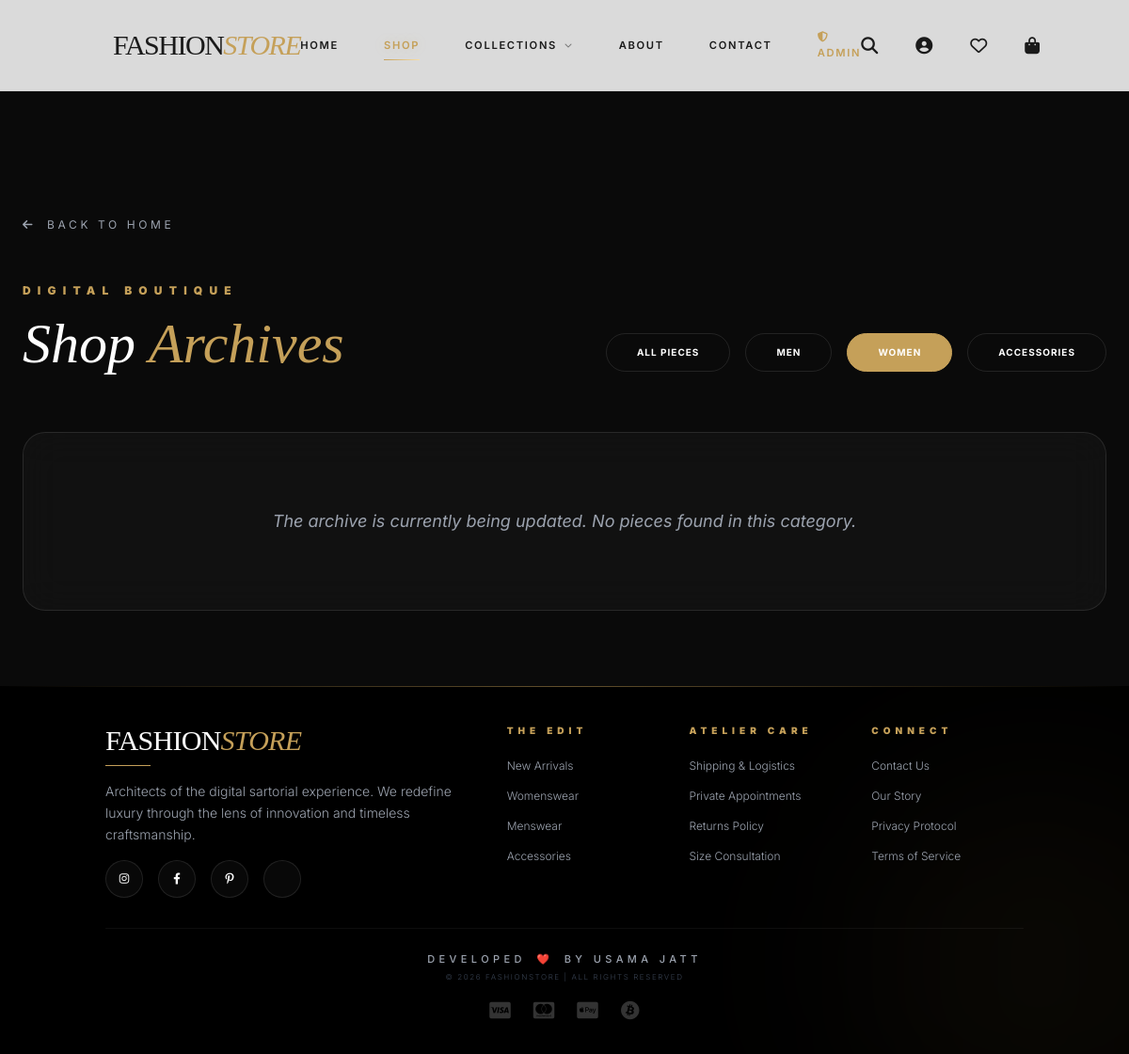
Page /shop.php?category=Women (signed in) on the earlier database version.
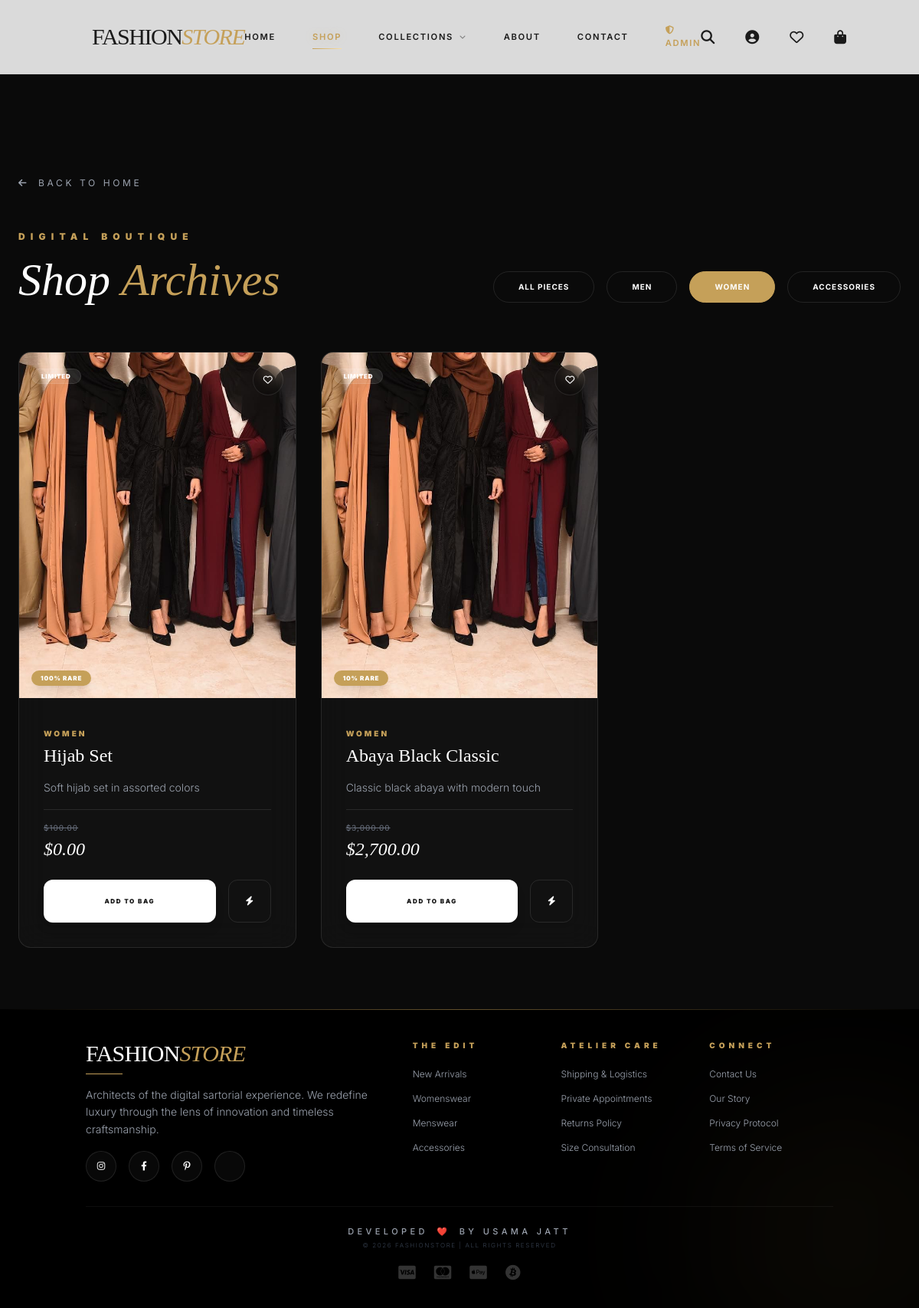
Same page on the later database version.
### tables this page shows
CREATE TABLE IF NOT EXISTS `product` (
  `id` int(11) NOT NULL AUTO_INCREMENT,
  `category` enum('Men', 'Women', 'Objects') NOT NULL,
  `productName` varchar(255) NOT NULL,
  `price` decimal(10,2) NOT NULL,
  `discountedPrice` decimal(10,2) DEFAULT NULL,
  `stock` int(11) NOT NULL DEFAULT 0,
  `description` text DEFAULT NULL,
  `file` varchar(255) NOT NULL,
  `created_at` timestamp NOT NULL DEFAULT current_timestamp(),
  PRIMARY KEY (`id`)
);

### auth/session.php (called while the page is built, shortened)
<?php
$root_path = rtrim(str_replace('\\', '/', dirname(__DIR__)), '/') . '/';
$normalized_root = str_replace('\\', '/', $root_path);
$normalized_doc_root = str_replace('\\', '/', $_SERVER['DOCUMENT_ROOT']);
$base_url = str_ireplace($normalized_doc_root, '', $normalized_root);
$base_url = '/' . trim($base_url, '/') . '/';
if ($base_url === '//') {
    $base_url = '/';
}

### components/product_card_user.php (the view, shortened to what the changed rows need)
<?php
function print_card_user($imagePath, $category, $name, $description, $price, $discountedPrice, $stock, $id, $iscarted = false, $iswishlisted = false)
{
    global $base_url;
    $discountPercent = $price > 0 && $discountedPrice < $price ? round((($price - $discountedPrice) / $price) * 100) : 0;
    $finalPrice = $discountedPrice ?: $price;
    $detailsUrl = $base_url . "product-details.php?id=" . $id;
    $cartBtn = $iscarted
        ? '<button class="flex-grow bg-white/10 text-gold py-4 px-4 text-[8px] font-black uppercase tracking-[0.2em] rounded-xl cursor-default backdrop-blur-md border border-white/5">In Archive</button>'
        : '<button onclick="addToCartAjax(' . $id . ')" id="cart-btn-' . $id . '" class="flex-grow bg-white text-luxury py-4 px-4 text-[8px] font-black uppercase tracking-[0.2em] rounded-xl hover:bg-gold hover:text-white transition-all duration-500 text-center shadow-lg">Add to Bag</button>';
    $wishlistIcon = $iswishlisted ? 'fas fa-heart text-gold' : 'far fa-heart';
    echo '
    <div class="glass rounded-2xl overflow-hidden group transition-all duration-500 hover:shadow-[0_20px_50px_rgba(197,160,89,0.2)] flex flex-col h-full">
        <div onclick="window.location.href=\'' . $detailsUrl . '\'" class="relative overflow-hidden aspect-[4/5] block cursor-pointer">
            <img src="' . $imagePath . '" alt="' . $name . '" class="w-full h-full object-cover transition-transform duration-[2s] group-hover:scale-110">
            <button onclick="event.stopPropagation(); toggleWishlistAjax(' . $id . ', this)" class="absolute top-4 right-4 w-10 h-10 bg-black/20 backdrop-blur-md border border-white/10 rounded-full flex items-center justify-center text-white hover:bg-gold hover:text-white transition-all duration-500 z-10">
                <i class="' . $wishlistIcon . ' text-[12px]"></i>
            </button>
            ' . ($discountPercent > 0 ? '<div class="absolute bottom-4 left-4 bg-gold text-white text-[8px] px-3 py-1 font-black tracking-widest uppercase rounded-full backdrop-blur-md shadow-lg">' . $discountPercent . '% Rare</div>' : '') . '
            <div class="absolute top-4 left-4">
                <span class="px-3 py-1 rounded-full text-[8px] font-black uppercase tracking-widest ' . ((int) $stock > 0 ? 'bg-white/10 text-white' : 'bg-red-500/20 text-red-500') . ' backdrop-blur-md border border-white/10">
                    ' . ((int) $stock > 0 ? 'Limited' : 'Exhausted') . '
                </span>
            </div>
        </div>
        <div class="p-8 flex flex-col flex-grow space-y-4">
            <div class="space-y-1">
                <span class="text-[10px] uppercase tracking-[0.3em] text-gold font-black">' . htmlspecialchars($category) . '</span>
                <div onclick="window.location.href=\'' . $detailsUrl . '\'" class="cursor-pointer"><h3 class="font-serif text-2xl text-white leading-tight group-hover:text-gold transition-colors duration-500">' . htmlspecialchars($name) . '</h3></div>
            </div>
            <p class="text-sm text-gray-400 font-light leading-relaxed flex-grow line-clamp-2">' . htmlspecialchars($description) . '</p>
            <div class="pt-4 border-t border-white/10">
                <div class="flex items-end justify-between mb-6">
                    <div>
                        ' . ($price > $finalPrice ? '<p class="text-[10px] line-through text-gray-500 uppercase tracking-widest mb-1">$' . number_format($price, 2) . '</p>' : '') . '
                        <p class="text-2xl font-serif text-white italic">$' . number_format($finalPrice, 2) . '</p>
                    </div>
                </div>
                <div class="flex gap-4">
                    ' . $cartBtn . '
                    <button onclick="window.location.href=\'' . $base_url . 'checkout.php?product_id=' . $id . '&qty=1\'" class="w-14 h-14 flex items-center justify-center border border-white/10 text-white rounded-xl hover:bg-gold hover:border-gold transition-all duration-500 group/icon shadow-sm" title="Quick Checkout">
                        <i class="fas fa-bolt text-xs group-hover/icon:scale-110 transition-transform"></i>
                    </button>
                </div>
            </div>
        </div>
    </div>
    ';
}
?>

### shop.php (shortened to what the changed rows need)
<?php
require_once("auth/session.php");
include("configshoppingstore.php");
include("components/product_card_user.php");
$category_filter = $_GET['category'] ?? 'All';
$query = "SELECT * FROM `product`";
$params = [];
if ($category_filter !== 'All') {
    $query .= " WHERE category = ?";
    $params[] = $category_filter;
}
$query .= " ORDER BY id DESC";
try {
    $stmt = $conn->prepare($query);
    $stmt->execute($params);
    $products = $stmt->fetchAll();
} catch (\Throwable $th) {
    $error = $th->getMessage();
}
?>
<!DOCTYPE html>
<html lang="en">
<head>
    <script src="https://cdn.tailwindcss.com"></script>
    <link rel="stylesheet" href="https://cdnjs.cloudflare.com/ajax/libs/font-awesome/6.4.0/css/all.min.css">
</head>
<body class="font-sans">
    <?php include 'components/header.php'; ?>
    <main class="pt-32 pb-20 px-6">
        <div class="container mx-auto max-w-7xl">
            <div class="flex flex-col md:flex-row justify-between items-end mb-16 gap-8">
                <div class="space-y-4">
                    <h1 class="font-serif text-6xl text-white italic">Shop <span class="text-gold">Archives</span></h1>
                </div>
            </div>
            <?php if (empty($products)): ?>
                <div class="glass rounded-3xl p-20 text-center">
                    <p class="text-gray-400 text-lg italic">The archive is currently being updated. No pieces found in this category.</p>
                </div>
            <?php else: ?>
                <div class="grid grid-cols-1 sm:grid-cols-2 lg:grid-cols-3 xl:grid-cols-4 gap-8">
                    <?php
                    foreach ($products as $value) {
                        $iscarted = false;
                        if ($user_id > 0) {
                            $cartStmt = $conn->prepare("SELECT 1 FROM `cart` WHERE product_id = ? AND user_id = ?");
                            $cartStmt->execute([$value["id"], $user_id]);
                            $iscarted = (bool)$cartStmt->fetch();
                        }
                        $imgPath = (strpos($value["file"], 'http') === 0)
                            ? htmlspecialchars($value["file"])
                            : $base_url . "admin/uploads/" . htmlspecialchars($value["file"]);
                        print_card_user(
                            $imgPath,
                            htmlspecialchars($value["category"]),
                            htmlspecialchars($value["productName"]),
                            htmlspecialchars($value["description"]),
                            htmlspecialchars($value["price"]),
                            htmlspecialchars($value["discountedPrice"]),
                            htmlspecialchars($value["stock"]),
                            (int)$value["id"],
                            $iscarted
                        );
                    }
                    ?>
                </div>
            <?php endif; ?>
        </div>
    </main>
</body>
</html>

Differences in the rows shown:
added product: file (picture), discountPercent "100", category "WOMEN", productName "Hijab Set", description "Soft hijab set in assorted colors", price "100.00", discountedPrice "0.00"
added product: file (picture), discountPercent "10", category "WOMEN", productName "Abaya Black Classic", description "Classic black abaya with modern touch", price "3,000.00", discountedPrice "2,700.00"
Other differences:
text no longer shown: "The archive is currently being updated. No pieces found in this category."
